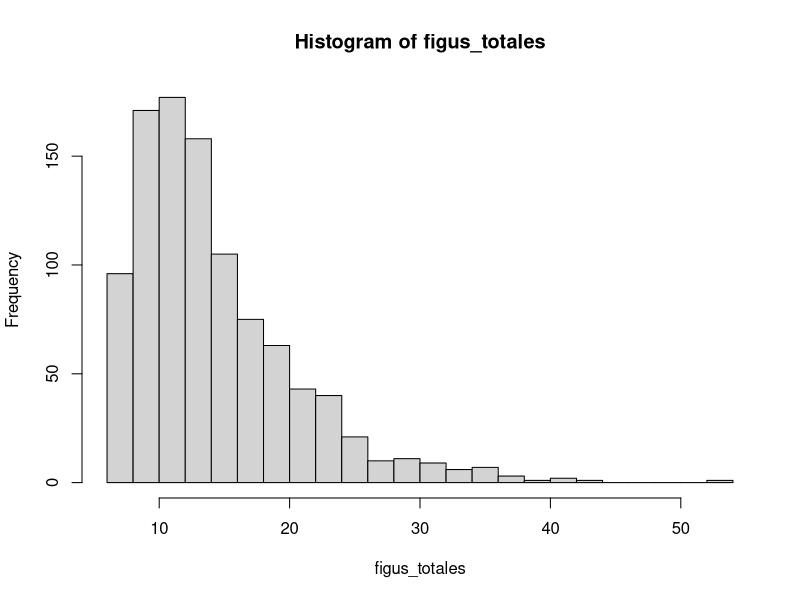

Recreate this plot in R.
#Función que simula el llenado de un album de tamano_del_album figuritas suponiendo que cada paquete 
#tiene tamano_del_paquete figuritas.
#Devuelve la cantidad de figuritas que se tuvieron que comprar para llenar el album
#Parámetros:
#tamano_del_album = 6
#tamano_del_paquete = 1
#Devuelve:
#paquetes_comprados*tamano_del_paquete
cuantasFigus <- function(tamano_del_album = 6, tamano_del_paquete = 1){
  album_lleno        <- FALSE
  album              <- c()
  paquetes_comprados <- 0
  while(album_lleno == FALSE){
    paquete            <- sample(1:tamano_del_album, tamano_del_paquete, replace = TRUE)
    album              <- union(album, paquete)
    paquetes_comprados <- paquetes_comprados + 1
    if(length(album) == tamano_del_album) album_lleno <- TRUE
  }
  return(paquetes_comprados*tamano_del_paquete)
}

#Simulamos 1000 álbumes de 6 figuritas cada uno con paquetes de 1 figurita
cantidad_iteraciones <- 1000
tamano_del_album     <- 6
tamano_del_paquete   <- 1
figus_totales        <- rep(0, cantidad_iteraciones)
for(i in 1:cantidad_iteraciones){
  figus_totales[i] = cuantasFigus(tamano_del_album, tamano_del_paquete)
}

#Guardamos la simulacion
setwd("~/fundamentos_de_estadistica/practica_1/")
save(figus_totales, file=paste0("cantidad_de_paquetes_", tamano_del_album, "x", tamano_del_paquete, ".RData"))

#Histograma de la distribución
hist(figus_totales, breaks=30)

#Cuantas figuritas en media tenemos que comprar para llenar el album
mean(figus_totales)

#Probabilidad de completar el album con exactamente 16 figuritas
sum(figus_totales == 16)/cantidad_iteraciones

#Cuantas figuritas hay que comprar para tener una probabilidad de 90% de completar el álbum
sort(figus_totales)[0.9*cantidad_iteraciones]


